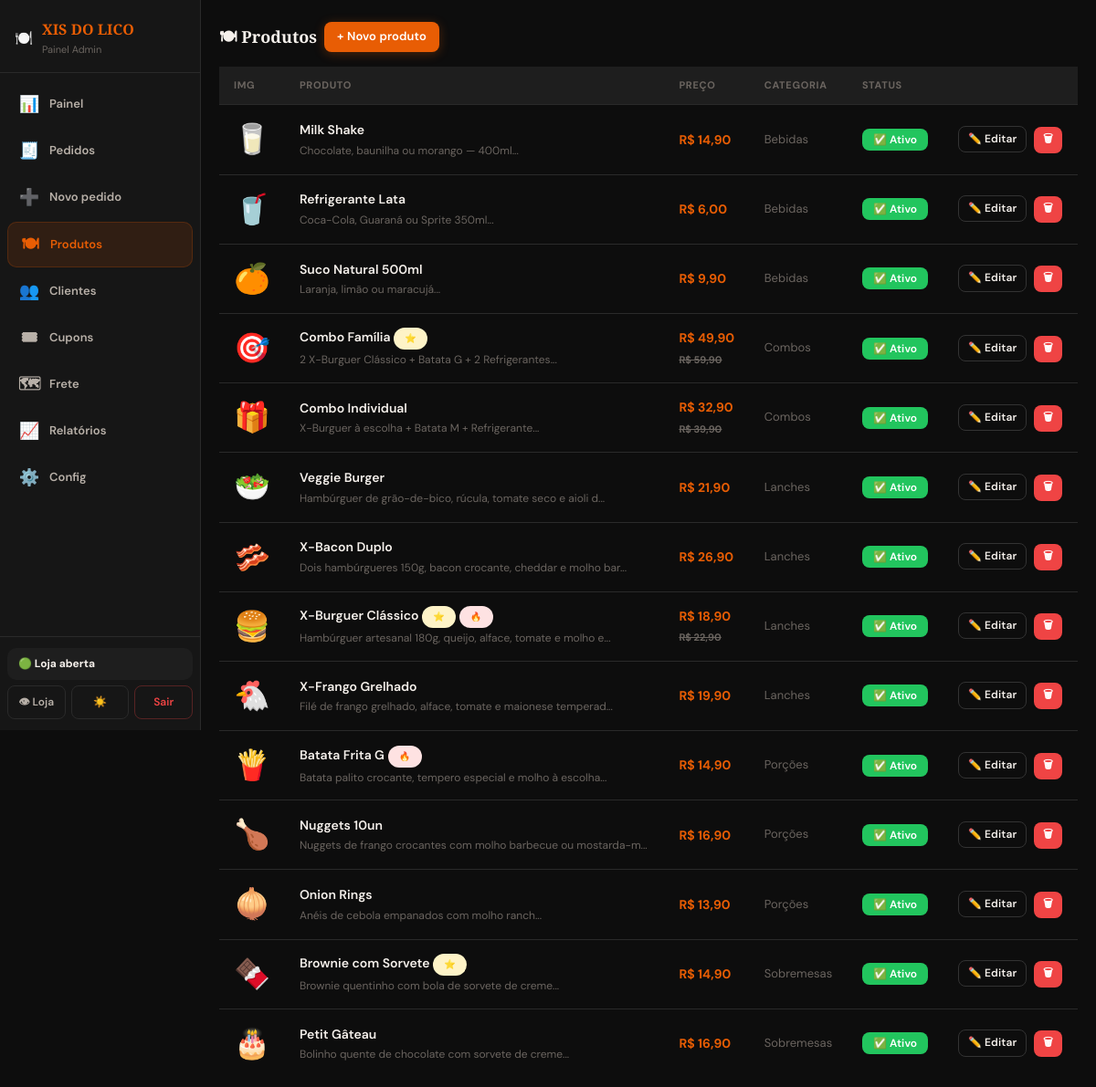
Screenshot of /admin/produtos.php (signed in) with the database file from the repository.
### tables this page shows
CREATE TABLE `config` (
  `id` int(11) NOT NULL DEFAULT 1,
  `nome_restaurante` varchar(255) NOT NULL DEFAULT 'XIS DO LICO',
  `descricao` text DEFAULT NULL,
  `whatsapp` varchar(20) NOT NULL DEFAULT '5551999999999',
  `endereco` varchar(255) DEFAULT NULL,
  `horario` varchar(255) DEFAULT NULL,
  `taxa_entrega` decimal(10,2) NOT NULL DEFAULT 5.00,
  `pedido_minimo` decimal(10,2) NOT NULL DEFAULT 20.00,
  `tempo_entrega` varchar(100) DEFAULT NULL,
  `logo_emoji` varchar(10) NOT NULL DEFAULT '?',
  `aberto` tinyint(4) NOT NULL DEFAULT 1,
  `pix_chave` varchar(255) DEFAULT NULL,
  `pix_tipo` enum('cpf','cnpj','email','telefone','aleatoria') DEFAULT 'aleatoria',
  `pix_nome` varchar(255) DEFAULT NULL,
  `promo_ativa` tinyint(4) NOT NULL DEFAULT 0,
  `promo_titulo` varchar(255) DEFAULT '? Promoção relâmpago!',
  `promo_desconto` int(11) NOT NULL DEFAULT 10,
  `promo_fim` datetime DEFAULT NULL,
  `modo_pico` tinyint(4) NOT NULL DEFAULT 0,
  `pico_tempo` varchar(100) DEFAULT '60-80 min',
  `loja_slug` varchar(100) DEFAULT 'xis-do-lico',
  `cor_primaria` varchar(7) DEFAULT '#e85d04',
  `fidelidade_ativo` tinyint(4) NOT NULL DEFAULT 0,
  `fidelidade_pedidos` int(11) NOT NULL DEFAULT 5,
  `fidelidade_desconto` int(11) NOT NULL DEFAULT 10,
  `horario_auto` tinyint(4) NOT NULL DEFAULT 0,
  `horario_abre` varchar(5) DEFAULT '11:00',
  `horario_fecha` varchar(5) DEFAULT '23:00',
  `dias_funcionamento` varchar(50) DEFAULT '1,2,3,4,5,6',
  `tempo_preparo_base` int(11) NOT NULL DEFAULT 30,
  `tempo_preparo_por_pedido` int(11) NOT NULL DEFAULT 5,
  `frete_por_zona` tinyint(4) NOT NULL DEFAULT 0,
  `whatsapp_offline_msg` text DEFAULT NULL,
  `mp_access_token` varchar(255) DEFAULT NULL,
  `logo` varchar(255) DEFAULT NULL
);

CREATE TABLE `produtos` (
  `id` int(11) NOT NULL,
  `categoria_id` int(11) NOT NULL,
  `nome` varchar(255) NOT NULL,
  `descricao` text DEFAULT NULL,
  `preco` decimal(10,2) NOT NULL,
  `preco_antigo` decimal(10,2) DEFAULT NULL,
  `preco_original` decimal(10,2) DEFAULT NULL,
  `emoji` varchar(10) DEFAULT NULL,
  `imagem` varchar(500) DEFAULT NULL,
  `destaque` tinyint(4) NOT NULL DEFAULT 0,
  `mais_vendido` tinyint(4) NOT NULL DEFAULT 0,
  `disponivel` tinyint(4) NOT NULL DEFAULT 1,
  `ordem` int(11) NOT NULL DEFAULT 0,
  `total_vendido` int(11) NOT NULL DEFAULT 0
);

CREATE TABLE `categorias` (
  `id` int(11) NOT NULL,
  `nome` varchar(100) NOT NULL,
  `emoji` varchar(10) DEFAULT NULL,
  `ordem` int(11) NOT NULL DEFAULT 0,
  `ativo` tinyint(4) NOT NULL DEFAULT 1
);

### includes/funcoes.php (called while the page is built, shortened)
<?php
function h($s){ return htmlspecialchars((string)$s, ENT_QUOTES, 'UTF-8'); }
function formatar_dinheiro($v){ return 'R$ ' . number_format($v, 2, ',', '.'); }

### admin/produtos.php (the view, shortened to what this page needs)
<?php
require_once __DIR__ . '/../config/db.php';
require_once __DIR__ . '/../includes/funcoes.php';
$pdo->exec("
CREATE TABLE IF NOT EXISTS ingredientes (
    id INT AUTO_INCREMENT PRIMARY KEY,
    nome VARCHAR(120) NOT NULL UNIQUE,
    emoji VARCHAR(20) DEFAULT '🍴',
    ativo TINYINT(1) DEFAULT 1,
    created_at TIMESTAMP DEFAULT CURRENT_TIMESTAMP
) ENGINE=InnoDB DEFAULT CHARSET=utf8mb4 COLLATE=utf8mb4_general_ci
");
$pdo->exec("
CREATE TABLE IF NOT EXISTS produto_opcoes (
    id INT AUTO_INCREMENT PRIMARY KEY,
    produto_id INT NOT NULL,
    tipo ENUM('remover','extra') NOT NULL DEFAULT 'remover',
    nome VARCHAR(120) NOT NULL,
    preco DECIMAL(8,2) NOT NULL DEFAULT 0.00,
    emoji VARCHAR(20) DEFAULT '🍴',
    ordem TINYINT UNSIGNED NOT NULL DEFAULT 0,
    ativo TINYINT(1) NOT NULL DEFAULT 1,
    created_at TIMESTAMP DEFAULT CURRENT_TIMESTAMP,
    INDEX idx_produto_tipo (produto_id, tipo)
) ENGINE=InnoDB DEFAULT CHARSET=utf8mb4 COLLATE=utf8mb4_general_ci
");
$produtos = $pdo->query("
    SELECT p.*, c.nome AS cat_nome
    FROM produtos p
    LEFT JOIN categorias c ON c.id=p.categoria_id
    ORDER BY c.nome, p.nome
")->fetchAll();
?>
<!DOCTYPE html>
<html lang="pt-BR" data-theme="dark">
<head>
<link rel="stylesheet" href="../assets/css/style.css">
</head>
<body>
<?php include __DIR__ . '/nav.php'; ?>
<div class="admin-wrap">
  <div class="section-title">
    🍽 Produtos
    <a href="produtos.php?edit=0" class="btn btn-primary" style="padding:6px 14px;font-size:13px">
      + Novo produto
    </a>
  </div>
  <div class="pedidos-wrap">
    <table class="pedidos-table">
      <thead>
        <tr>
          <th style="width:60px">Img</th>
          <th>Produto</th>
          <th>Preço</th>
          <th>Categoria</th>
          <th>Status</th>
          <th></th>
        </tr>
      </thead>
      <tbody>
        <?php foreach ($produtos as $p): ?>
        <tr>
          <td>
            <?php if (!empty($p['imagem'])): ?>
              <img
                src="../<?= h($p['imagem']) ?>"
                alt=""
                style="width:48px;height:48px;object-fit:cover;border-radius:10px;border:1px solid var(--border)"
              >
            <?php else: ?>
              <span style="font-size:32px;display:block;text-align:center">
                <?= h($p['emoji'] ?? '🍽') ?>
              </span>
            <?php endif; ?>
          </td>
          <td>
            <strong><?= h($p['nome']) ?></strong>
            <?php if ($p['destaque']): ?>
              <span class="badge" style="background:#fef3c7;color:#92400e;font-size:10px">⭐</span>
            <?php endif; ?>
            <?php if ($p['mais_vendido']): ?>
              <span class="badge" style="background:#fee2e2;color:#991b1b;font-size:10px">🔥</span>
            <?php endif; ?>
            <?php if ($p['descricao']): ?>
              <div style="font-size:12px;color:var(--muted);margin-top:2px">
                <?= h(substr($p['descricao'], 0, 60)) ?>...
              </div>
            <?php endif; ?>
          </td>
          <td class="text-primary fw-bold">
            <?= formatar_dinheiro((float)$p['preco']) ?>
            <?php if ($p['preco_original'] ?? null): ?>
              <br>
              <span style="text-decoration:line-through;font-size:11px;color:var(--muted)">
                <?= formatar_dinheiro((float)$p['preco_original']) ?>
              </span>
            <?php endif; ?>
          </td>
          <td style="font-size:13px;color:var(--muted)">
            <?= h($p['cat_nome'] ?? '—') ?>
          </td>
          <td>
            <form method="POST" style="display:inline">
              <button
                type="submit"
                class="btn <?= $p['disponivel'] ? 'btn-success' : 'btn-danger' ?>"
                style="padding:4px 12px;font-size:12px"
              >
                <?= $p['disponivel'] ? '✅ Ativo' : '❌ Pausado' ?>
              </button>
            </form>
          </td>
          <td style="white-space:nowrap">
            <a
              href="produtos.php?edit=<?= (int)$p['id'] ?>"
              class="btn btn-outline"
              style="padding:4px 10px;font-size:12px"
            >
              ✏️ Editar
            </a>
            <form
              method="POST"
              style="display:inline;margin-left:4px"
              onsubmit="return confirm('Remover produto?')"
            >
              <button
                type="submit"
                class="btn btn-danger"
                style="padding:4px 10px;font-size:12px"
              >
                🗑
              </button>
            </form>
          </td>
        </tr>
        <?php endforeach; ?>
      </tbody>
    </table>
  </div>
</div>
<?php include __DIR__ . '/nav_end.php'; ?>
</body>
</html>

### admin/nav.php (shortened to what this page needs)
<?php
$paginaAtual = basename($_SERVER['PHP_SELF']);
$config = isset($pdo) ? $pdo->query("SELECT nome_restaurante, aberto FROM config WHERE id=1")->fetch() : ['nome_restaurante'=>'Cardápio','aberto'=>1];
$links = [
  ['dashboard.php',  '📊', 'Painel'],
  ['pedidos.php',    '🧾', 'Pedidos'],
  ['novo_pedido.php','➕', 'Novo pedido'],
  ['produtos.php',   '🍽', 'Produtos'],
  ['clientes.php',   '👥', 'Clientes'],
  ['cupons.php',     '🎟', 'Cupons'],
  ['zonas_entrega.php','🗺','Frete'],
  ['relatorios.php', '📈', 'Relatórios'],
  ['configuracoes.php','⚙️','Config'],
];
?>
<aside class="sidebar" id="sidebar">
  <a href="dashboard.php" class="sidebar-brand">
    🍽️ <div><div><span><?= htmlspecialchars($config['nome_restaurante'] ?: 'Cardápio') ?></span></div><small>Painel Admin</small></div>
  </a>
  <nav class="sidebar-nav">
    <?php foreach($links as [$href,$icon,$label]): ?>
      <a href="<?= $href ?>" class="s-link <?= basename($href)===$paginaAtual?'active':'' ?>">
        <span class="s-icon"><?= $icon ?></span><?= $label ?>
      </a>
    <?php endforeach; ?>
  </nav>
  <div class="sidebar-footer">
    <div class="sidebar-status">
      <span><?= $config['aberto'] ? '🟢 Loja aberta' : '🔴 Loja fechada' ?></span>
    </div>
    <div class="sidebar-footer-btns">
      <a href="../index.php" target="_blank">👁 Loja</a>
      <button id="darkToggle" aria-label="Alternar tema">🌙</button>
      <a href="logout.php" class="btn-sair">Sair</a>
    </div>
  </div>
</aside>
<div class="admin-layout">

### assets/css/style.css (style rules this page uses)
*, *::before, *::after { box-sizing: border-box; margin: 0; padding: 0; }
:root { --primary: #e85d04; --primary-dark: #c44d02; --gold: #d4a843; --gold-light: #f0c96e; --bg: #0d0d0d; --surface: #161616; --surface2: #1e1e1e; --border: #2a2a2a; --border-light: #333; --text: #f5f0eb; --text-soft: #b8b0a8; --muted: #6b6560; --success: #22c55e; --danger: #ef4444; --warning: #f59e0b; --radius: 14px; --radius-sm: 8px; --radius-lg: 20px; --shadow: 0 4px 24px rgba(0,0,0,.5); --shadow-glow: 0 0 0 1px rgba(212,168,67,.15), 0 8px 32px rgba(0,0,0,.6); --font-display: 'Playfair Display', Georgia, serif; --font-body: 'DM Sans', system-ui, sans-serif; }
html { scroll-behavior: smooth; }
body { font-family: var(--font-body); background: var(--bg); color: var(--text); font-size: 15px; line-height: 1.6; min-height: 100vh; }
a { color: inherit; text-decoration: none; }
.admin-wrap { max-width: 1100px; margin: 0 auto; padding: 24px 20px 60px; }
.text-primary { color: var(--primary); }
.fw-bold { font-weight: 700; }
.btn { display: inline-flex; align-items: center; justify-content: center; gap: 7px; padding: 11px 22px; border-radius: var(--radius-sm); border: none; cursor: pointer; font-size: 14px; font-weight: 600; font-family: var(--font-body); transition: all .18s cubic-bezier(.4,0,.2,1); text-decoration: none; letter-spacing: .01em; white-space: nowrap; }
.btn-primary { background: var(--primary); color: #fff; box-shadow: 0 2px 12px rgba(232,93,4,.3); }
.btn-outline { background: transparent; color: var(--text); border: 1.5px solid var(--border-light); }
.btn-success { background: var(--success); color: #fff; }
.btn-danger { background: var(--danger); color: #fff; }
.badge { display: inline-flex; align-items: center; gap: 5px; padding: 4px 12px; border-radius: 99px; font-size: 11px; font-weight: 700; letter-spacing: .04em; text-transform: uppercase; }
.section-title { font-family: var(--font-display); font-size: 18px; font-weight: 700; margin-bottom: 16px; display: flex; align-items: center; gap: 8px; }
table { width: 100%; border-collapse: collapse; font-size: 14px; }
thead th { background: var(--surface2); color: var(--muted); font-size: 11px; font-weight: 700; letter-spacing: .06em; text-transform: uppercase; padding: 12px 16px; text-align: left; border-bottom: 1px solid var(--border); white-space: nowrap; }
tbody tr { border-bottom: 1px solid var(--border); transition: background .1s; }
tbody tr:last-child { border-bottom: none; }
tbody td { padding: 12px 16px; color: var(--text-soft); vertical-align: middle; }
tbody td strong { color: var(--text); font-weight: 600; }
.btn-danger { background: var(--danger, #ef4444); color: #fff; border: none; }
.admin-layout .admin-wrap { padding-top:24px }

### rows the page displays
config: nome_restaurante "XIS DO LICO"
produtos: emoji "🥛", nome "Milk Shake", descricao "Chocolate, baunilha ou morango — 400ml", preco "R$ 14,90", categoria.nome "Bebidas", disponivel "✅ Ativo"
produtos: emoji "🥤", nome "Refrigerante Lata", descricao "Coca-Cola, Guaraná ou Sprite 350ml", preco "R$ 6,00", categoria.nome "Bebidas", disponivel "✅ Ativo"
produtos: emoji "🍊", nome "Suco Natural 500ml", descricao "Laranja, limão ou maracujá", preco "R$ 9,90", categoria.nome "Bebidas", disponivel "✅ Ativo"
produtos: emoji "🎯", nome "Combo Família", descricao "2 X-Burguer Clássico + Batata G + 2 Refrigerantes", preco "R$ 49,90", preco_original "R$ 59,90", categoria.nome "Combos", disponivel "✅ Ativo"
produtos: emoji "🎁", nome "Combo Individual", descricao "X-Burguer à escolha + Batata M + Refrigerante", preco "R$ 32,90", preco_original "R$ 39,90", categoria.nome "Combos", disponivel "✅ Ativo"
produtos: emoji "🥗", nome "Veggie Burger", descricao "Hambúrguer de grão-de-bico, rúcula, tomate seco e aioli d", preco "R$ 21,90", categoria.nome "Lanches", disponivel "✅ Ativo"
produtos: emoji "🥓", nome "X-Bacon Duplo", descricao "Dois hambúrgueres 150g, bacon crocante, cheddar e molho bar", preco "R$ 26,90", categoria.nome "Lanches", disponivel "✅ Ativo"
produtos: emoji "🍔", nome "X-Burguer Clássico", descricao "Hambúrguer artesanal 180g, queijo, alface, tomate e molho e", preco "R$ 18,90", preco_original "R$ 22,90", categoria.nome "Lanches", disponivel "✅ Ativo"
produtos: emoji "🐔", nome "X-Frango Grelhado", descricao "Filé de frango grelhado, alface, tomate e maionese temperad", preco "R$ 19,90", categoria.nome "Lanches", disponivel "✅ Ativo"
produtos: emoji "🍟", nome "Batata Frita G", descricao "Batata palito crocante, tempero especial e molho à escolha", preco "R$ 14,90", categoria.nome "Porções", disponivel "✅ Ativo"
produtos: emoji "🍗", nome "Nuggets 10un", descricao "Nuggets de frango crocantes com molho barbecue ou mostarda-m", preco "R$ 16,90", categoria.nome "Porções", disponivel "✅ Ativo"
produtos: emoji "🧅", nome "Onion Rings", descricao "Anéis de cebola empanados com molho ranch", preco "R$ 13,90", categoria.nome "Porções", disponivel "✅ Ativo"
produtos: emoji "🍫", nome "Brownie com Sorvete", descricao "Brownie quentinho com bola de sorvete de creme", preco "R$ 14,90", categoria.nome "Sobremesas", disponivel "✅ Ativo"
produtos: emoji "🎂", nome "Petit Gâteau", descricao "Bolinho quente de chocolate com sorvete de creme", preco "R$ 16,90", categoria.nome "Sobremesas", disponivel "✅ Ativo"

### other values shown
$icon "📊"
$label "Painel"
$icon "🧾"
$label "Pedidos"
$icon "➕"
$label "Novo pedido"
$icon "🍽"
$label "Produtos"
$icon "👥"
$label "Clientes"
$icon "🎟"
$label "Cupons"
$icon "🗺"
$label "Frete"
$icon "📈"
